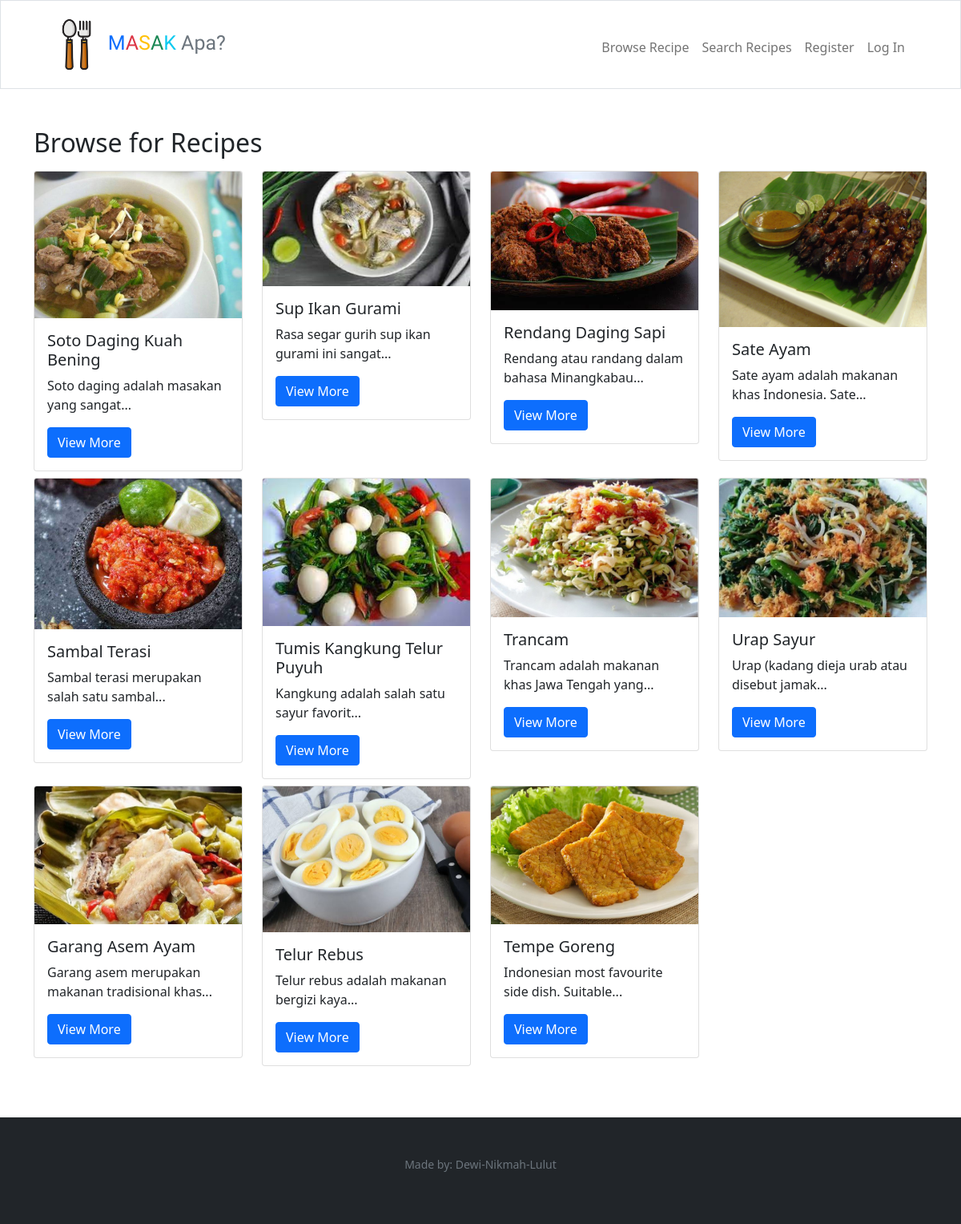
The app's page /recipe/show/all with its own data.
### tables this page shows
CREATE TABLE "recipes" (
	"id"	integer NOT NULL,
	"name"	TEXT NOT NULL,
	"origin_id"	integer NOT NULL,
	"image"	varchar,
	"created_at"	datetime DEFAULT CURRENT_TIMESTAMP,
	"updated_at"	datetime DEFAULT CURRENT_TIMESTAMP,
	"description"	TEXT,
	"img_src"	TEXT,
	"recipe_src"	TEXT,
	PRIMARY KEY("id" AUTOINCREMENT),
	FOREIGN KEY("origin_id") REFERENCES "origins"("id") on delete cascade on update cascade
);

### app.py (the view)
@app.route("/recipe/show/all", methods=["GET", "POST"])
def show_recipes():
    global search_result
    if request.method == "GET":
        search_result.clear()
        recipes = db.execute("select recipes.id, recipes.name as recipe_name, recipes.image, recipes.description, recipe_ingredients.qty, instructions.instructions, units.name as unit_name from recipes inner join recipe_ingredients on recipes.id = recipe_ingredients.recipe_id inner join ingredients on recipe_ingredients.ingredients_id = ingredients.id inner join units on recipe_ingredients.unit_id = units.id inner join instructions on recipes.id = instructions.recipe_id group by recipes.id order by recipes.created_at desc")
        return render_template("show_recipes.html", recipes=recipes)

### app.py (called while the page is built)
@app.after_request
def after_request(response):
    response.headers["Cache-Control"] = "no-cache, no-store, must-revalidate"
    response.headers["Expires"] = 0
    response.headers["Pragma"] = "no-cache"
    return response

### templates/show_recipes.html
{% extends "layout.html" %} {% block title %} Recipes {% endblock %} {% block
main %}
<div class="container-lg mt-1 mb-3">
  <h2>Browse for Recipes</h2>
  <div class="row mt-2">
    {% for recipe in recipes %}
    <div class="col-lg-3 mt-2">
      <div class="card" style="width: 100%">
        <img
          src="/static/uploads/{{ recipe['image'] }}"
          class="card-img-top card-size"
          alt="IoT course thumbnail"
        />
        <div class="card-body">
          <h5 class="card-title">{{ recipe["recipe_name"] }}</h5>
          <p class="card-text">{{ recipe["description"]|truncate(50) }}</p>
          <a href="/recipe/show/{{ recipe['id'] }}" class="btn btn-primary"
            >View More</a
          >
        </div>
      </div>
    </div>
    {% endfor %}
  </div>
  <div class="spacing p-4"></div>
</div>
{% endblock %}

### static/style.css (style rules this page uses)
.card-size { width: 100%; height: 100%; }

### records on screen
recipes: image (picture), recipe_name "Soto Daging Kuah Bening", description "Soto daging adalah masakan yang sangat..."
recipes: image (picture), recipe_name "Sup Ikan Gurami", description "Rasa segar gurih sup ikan gurami ini sangat..."
recipes: image (picture), recipe_name "Rendang Daging Sapi", description "Rendang atau randang dalam bahasa Minangkabau..."
recipes: image (picture), recipe_name "Sate Ayam", description "Sate ayam adalah makanan khas Indonesia. Sate..."
recipes: image (picture), recipe_name "Sambal Terasi", description "Sambal terasi merupakan salah satu sambal..."
recipes: image (picture), recipe_name "Tumis Kangkung Telur Puyuh", description "Kangkung adalah salah satu sayur favorit..."
recipes: image (picture), recipe_name "Trancam", description "Trancam adalah makanan khas Jawa Tengah yang..."
recipes: image (picture), recipe_name "Urap Sayur", description "Urap (kadang dieja urab atau disebut jamak..."
recipes: image (picture), recipe_name "Garang Asem Ayam", description "Garang asem merupakan makanan tradisional khas..."
recipes: image (picture), recipe_name "Telur Rebus", description "Telur rebus adalah makanan bergizi kaya..."
recipes: image (picture), recipe_name "Tempe Goreng", description "Indonesian most favourite side dish. Suitable..."
